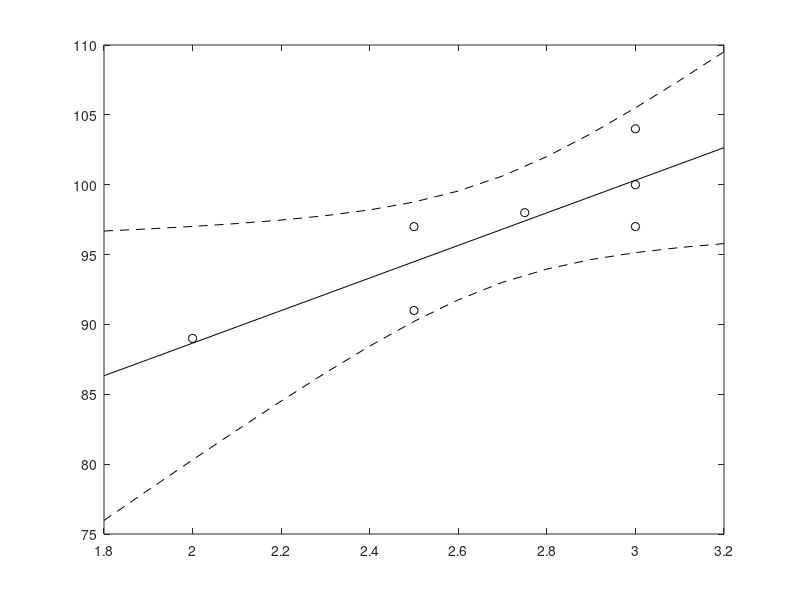
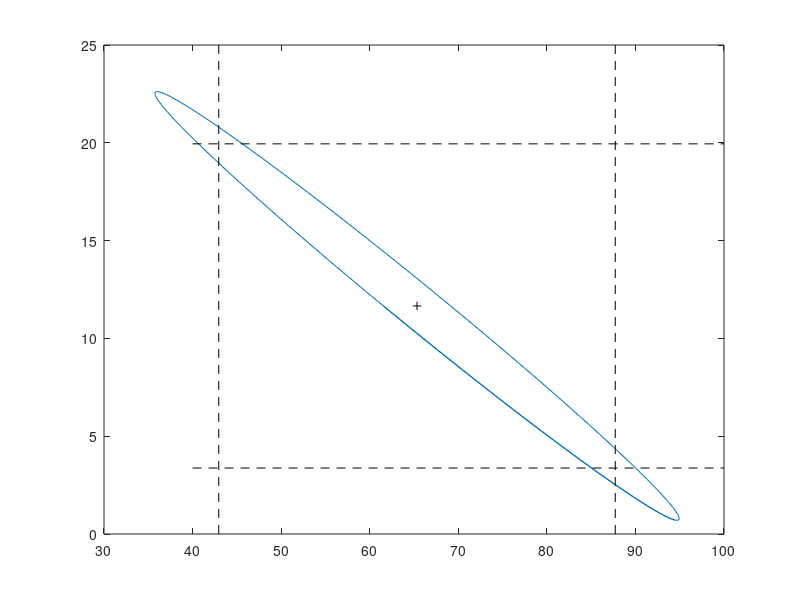

Recreate these plots in MATLAB, in order.
% bates and watts PCB example linear regression

function linearregression_weldingexample_withQR

figure(1); clf; figure(2);clf

x=[2 2.5 2.5 2.75 3 3 3]; x=x'; 
y=[89 97 91 98 100 104 97]; y=y';

figure(1)
plot(x,y,'ko')

% linear regression
X=[ones(size(x)) x]; %y=y';
b=inv(X'*X)*X'*y;
P=2; % two parameters
N=length(x); %number of observatrions
nu=N-P; % degrees of freedom.  no. obs-no.parameters
bestmodel=X*b;
s2=sum((bestmodel-y).^2)./nu; s=sqrt(s2);

hold on

% 1-alpha condidence band for the response function for any x ------

Fvalue=finv(0.95,P,N-P);
xplot=1.8:0.1:3.2; xplot=xplot';
XPLOT=[ones(size(xplot)) xplot];
model=XPLOT*b;


plot(xplot,model,'k')

for i=1:length(xplot)
	xh=[1; xplot(i)];
	upper(i)=xh'*b+s*sqrt(xh'*inv(X'*X)*xh)*sqrt(P*Fvalue);
	lower(i)=xh'*b-s*sqrt(xh'*inv(X'*X)*xh)*sqrt(P*Fvalue);
end

plot(xplot,upper,'k--')
plot(xplot,lower,'k--')

% contour of joint confidence interval. the ellipsoid

w=0:0.1:2.5*pi; % for plotting the elippse

[Q,R]=qr(X); R1 = R(1:2,1:2); invR1=inv(R1);

for i=1:length(w)
	    scalar=sqrt(P*s2*Fvalue);
        beta(:,i)=b+scalar*invR1*([cos(w(i)); sin(w(i))]);
    end

figure(2); plot(beta(1,:),beta(2,:))

% confidence intervals on parameter estimates

tvalue=tinv(0.975,length(x)-P);
seB=s*sqrt(diag(inv(X'*X)))*tvalue;
params=[b-seB b+seB]

xlowlim=40; xhighlim=100;
ylowlim=0; yhighlim=25;
hold on;
plot([params(1,1) params(1,1)],[ylowlim yhighlim],'k--')
plot([params(1,2) params(1,2)],[ylowlim yhighlim],'k--')
plot([xlowlim xhighlim],[params(2,1) params(2,1)],'k--')
plot([xlowlim xhighlim],[params(2,2) params(2,2)],'k--')
plot([b(1)],b(2),'k+')

end
